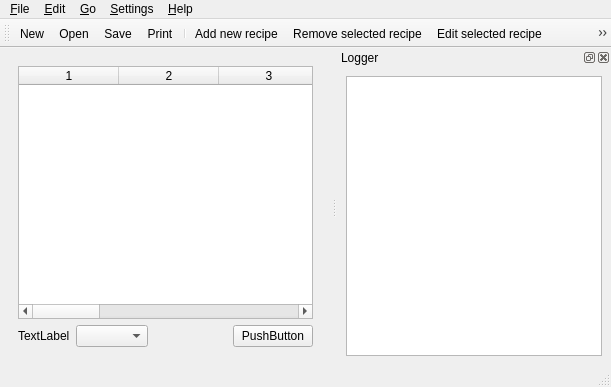
<?xml version="1.0" encoding="UTF-8"?>
<ui version="4.0">
 <class>MainWindow</class>
 <widget class="QMainWindow" name="MainWindow">
  <property name="geometry">
   <rect>
    <x>0</x>
    <y>0</y>
    <width>611</width>
    <height>387</height>
   </rect>
  </property>
  <property name="windowTitle">
   <string>MainWindow</string>
  </property>
  <widget class="QWidget" name="centralwidget">
   <layout class="QGridLayout" name="gridLayout_2">
    <item row="0" column="0">
     <widget class="QStackedWidget" name="stackedWidget_main">
      <property name="currentIndex">
       <number>1</number>
      </property>
      <widget class="QWidget" name="page_week">
       <layout class="QHBoxLayout" name="horizontalLayout">
        <item>
         <widget class="QTableWidget" name="tableWidget_week">
          <property name="verticalScrollBarPolicy">
           <enum>Qt::ScrollBarAlwaysOff</enum>
          </property>
          <property name="horizontalScrollBarPolicy">
           <enum>Qt::ScrollBarAsNeeded</enum>
          </property>
          <property name="autoScroll">
           <bool>false</bool>
          </property>
          <property name="editTriggers">
           <set>QAbstractItemView::NoEditTriggers</set>
          </property>
          <property name="dragDropOverwriteMode">
           <bool>false</bool>
          </property>
          <property name="alternatingRowColors">
           <bool>true</bool>
          </property>
          <property name="selectionMode">
           <enum>QAbstractItemView::SingleSelection</enum>
          </property>
          <property name="selectionBehavior">
           <enum>QAbstractItemView::SelectRows</enum>
          </property>
          <property name="cornerButtonEnabled">
           <bool>false</bool>
          </property>
          <property name="rowCount">
           <number>7</number>
          </property>
          <property name="columnCount">
           <number>8</number>
          </property>
          <attribute name="horizontalHeaderCascadingSectionResizes">
           <bool>true</bool>
          </attribute>
          <attribute name="horizontalHeaderStretchLastSection">
           <bool>false</bool>
          </attribute>
          <attribute name="verticalHeaderStretchLastSection">
           <bool>false</bool>
          </attribute>
          <row/>
          <row/>
          <row/>
          <row/>
          <row/>
          <row/>
          <row/>
          <column/>
          <column/>
          <column/>
          <column/>
          <column/>
          <column/>
          <column/>
          <column/>
         </widget>
        </item>
       </layout>
      </widget>
      <widget class="QWidget" name="page_view">
       <layout class="QHBoxLayout" name="horizontalLayout_3">
        <item>
         <layout class="QGridLayout" name="gridLayout_3">
          <item row="0" column="0">
           <widget class="QTableWidget" name="tableWidget_view">
            <property name="verticalScrollBarPolicy">
             <enum>Qt::ScrollBarAsNeeded</enum>
            </property>
            <property name="horizontalScrollBarPolicy">
             <enum>Qt::ScrollBarAsNeeded</enum>
            </property>
            <property name="autoScroll">
             <bool>false</bool>
            </property>
            <property name="editTriggers">
             <set>QAbstractItemView::NoEditTriggers</set>
            </property>
            <property name="dragDropOverwriteMode">
             <bool>false</bool>
            </property>
            <property name="alternatingRowColors">
             <bool>true</bool>
            </property>
            <property name="selectionMode">
             <enum>QAbstractItemView::SingleSelection</enum>
            </property>
            <property name="selectionBehavior">
             <enum>QAbstractItemView::SelectRows</enum>
            </property>
            <property name="sortingEnabled">
             <bool>true</bool>
            </property>
            <property name="cornerButtonEnabled">
             <bool>false</bool>
            </property>
            <property name="rowCount">
             <number>0</number>
            </property>
            <property name="columnCount">
             <number>8</number>
            </property>
            <attribute name="horizontalHeaderCascadingSectionResizes">
             <bool>true</bool>
            </attribute>
            <attribute name="horizontalHeaderStretchLastSection">
             <bool>false</bool>
            </attribute>
            <attribute name="verticalHeaderStretchLastSection">
             <bool>false</bool>
            </attribute>
            <column/>
            <column/>
            <column/>
            <column/>
            <column/>
            <column/>
            <column/>
            <column/>
           </widget>
          </item>
          <item row="1" column="0">
           <layout class="QHBoxLayout" name="horizontalLayout_2">
            <item>
             <widget class="QLabel" name="label_filter">
              <property name="text">
               <string>TextLabel</string>
              </property>
             </widget>
            </item>
            <item>
             <widget class="QComboBox" name="comboBox_filter"/>
            </item>
            <item>
             <spacer name="horizontalSpacer">
              <property name="orientation">
               <enum>Qt::Horizontal</enum>
              </property>
              <property name="sizeHint" stdset="0">
               <size>
                <width>40</width>
                <height>20</height>
               </size>
              </property>
             </spacer>
            </item>
            <item>
             <widget class="QPushButton" name="pushButton_select">
              <property name="text">
               <string>PushButton</string>
              </property>
              <property name="icon">
               <iconset theme="dialog-ok-apply"/>
              </property>
             </widget>
            </item>
           </layout>
          </item>
         </layout>
        </item>
       </layout>
      </widget>
     </widget>
    </item>
   </layout>
  </widget>
  <widget class="QMenuBar" name="menubar">
   <property name="geometry">
    <rect>
     <x>0</x>
     <y>0</y>
     <width>611</width>
     <height>21</height>
    </rect>
   </property>
   <widget class="QMenu" name="menu_File">
    <property name="title">
     <string>&amp;File</string>
    </property>
    <addaction name="action_New"/>
    <addaction name="action_Open"/>
    <addaction name="action_Save"/>
    <addaction name="action_SaveAs"/>
    <addaction name="separator"/>
    <addaction name="action_Import"/>
    <addaction name="action_Export"/>
    <addaction name="action_Print"/>
    <addaction name="separator"/>
    <addaction name="action_Quit"/>
   </widget>
   <widget class="QMenu" name="menu_Help">
    <property name="title">
     <string>&amp;Help</string>
    </property>
    <addaction name="action_About"/>
   </widget>
   <widget class="QMenu" name="menu_Settings">
    <property name="title">
     <string>&amp;Settings</string>
    </property>
    <addaction name="action_Settings"/>
   </widget>
   <widget class="QMenu" name="menu_Edit">
    <property name="title">
     <string>&amp;Edit</string>
    </property>
    <addaction name="action_Add"/>
    <addaction name="action_Remove"/>
    <addaction name="action_Edit"/>
    <addaction name="action_Replace"/>
   </widget>
   <widget class="QMenu" name="menu_Go">
    <property name="title">
     <string>&amp;Go</string>
    </property>
    <addaction name="action_Previous_week"/>
    <addaction name="action_Next_week"/>
    <addaction name="action_This_week"/>
    <addaction name="action_View"/>
   </widget>
   <addaction name="menu_File"/>
   <addaction name="menu_Edit"/>
   <addaction name="menu_Go"/>
   <addaction name="menu_Settings"/>
   <addaction name="menu_Help"/>
  </widget>
  <widget class="QStatusBar" name="statusbar"/>
  <widget class="QToolBar" name="toolBar">
   <property name="windowTitle">
    <string>toolBar</string>
   </property>
   <attribute name="toolBarArea">
    <enum>TopToolBarArea</enum>
   </attribute>
   <attribute name="toolBarBreak">
    <bool>false</bool>
   </attribute>
   <addaction name="action_New"/>
   <addaction name="action_Open"/>
   <addaction name="action_Save"/>
   <addaction name="action_Print"/>
   <addaction name="separator"/>
   <addaction name="action_Add"/>
   <addaction name="action_Remove"/>
   <addaction name="action_Edit"/>
   <addaction name="action_Replace"/>
   <addaction name="separator"/>
   <addaction name="action_Previous_week"/>
   <addaction name="action_Next_week"/>
   <addaction name="action_This_week"/>
   <addaction name="action_View"/>
   <addaction name="separator"/>
   <addaction name="action_Settings"/>
  </widget>
  <widget class="QDockWidget" name="dockWidget">
   <property name="allowedAreas">
    <set>Qt::LeftDockWidgetArea|Qt::RightDockWidgetArea</set>
   </property>
   <property name="windowTitle">
    <string>Logger</string>
   </property>
   <attribute name="dockWidgetArea">
    <number>2</number>
   </attribute>
   <widget class="QWidget" name="dockWidgetContents">
    <layout class="QGridLayout" name="gridLayout">
     <item row="0" column="0">
      <widget class="QListWidget" name="listWidget_log"/>
     </item>
    </layout>
   </widget>
  </widget>
  <action name="action_Open">
   <property name="icon">
    <iconset theme="document-open">
     <normaloff/>
    </iconset>
   </property>
   <property name="text">
    <string>&amp;Open ...</string>
   </property>
  </action>
  <action name="action_Save">
   <property name="icon">
    <iconset theme="document-save">
     <normaloff/>
    </iconset>
   </property>
   <property name="text">
    <string>&amp;Save</string>
   </property>
  </action>
  <action name="action_SaveAs">
   <property name="icon">
    <iconset theme="document-save-as">
     <normaloff/>
    </iconset>
   </property>
   <property name="text">
    <string>Save &amp;as ...</string>
   </property>
  </action>
  <action name="action_Quit">
   <property name="icon">
    <iconset theme="application-exit">
     <normaloff/>
    </iconset>
   </property>
   <property name="text">
    <string>&amp;Quit</string>
   </property>
  </action>
  <action name="action_About">
   <property name="icon">
    <iconset theme="system-help">
     <normaloff/>
    </iconset>
   </property>
   <property name="text">
    <string>&amp;About</string>
   </property>
  </action>
  <action name="action_Settings">
   <property name="icon">
    <iconset theme="preferences-system">
     <normaloff/>
    </iconset>
   </property>
   <property name="text">
    <string>&amp;Settings ...</string>
   </property>
  </action>
  <action name="action_Print">
   <property name="icon">
    <iconset theme="document-print">
     <normaloff/>
    </iconset>
   </property>
   <property name="text">
    <string>&amp;Print</string>
   </property>
  </action>
  <action name="action_Edit">
   <property name="icon">
    <iconset theme="document-properties">
     <normaloff/>
    </iconset>
   </property>
   <property name="text">
    <string>&amp;Edit selected recipe</string>
   </property>
   <property name="toolTip">
    <string>Edit selected recipe</string>
   </property>
  </action>
  <action name="action_This_week">
   <property name="icon">
    <iconset theme="x-office-calendar">
     <normaloff/>
    </iconset>
   </property>
   <property name="text">
    <string>&amp;This week</string>
   </property>
  </action>
  <action name="action_Previous_week">
   <property name="icon">
    <iconset theme="go-previous">
     <normaloff/>
    </iconset>
   </property>
   <property name="text">
    <string>&amp;Previous week</string>
   </property>
  </action>
  <action name="action_Next_week">
   <property name="icon">
    <iconset theme="go-next">
     <normaloff/>
    </iconset>
   </property>
   <property name="text">
    <string>&amp;Next week</string>
   </property>
  </action>
  <action name="action_Import">
   <property name="text">
    <string>I&amp;mport ...</string>
   </property>
  </action>
  <action name="action_Export">
   <property name="text">
    <string>E&amp;xport ...</string>
   </property>
  </action>
  <action name="action_New">
   <property name="icon">
    <iconset theme="document-new">
     <normaloff/>
    </iconset>
   </property>
   <property name="text">
    <string>New</string>
   </property>
  </action>
  <action name="action_Replace">
   <property name="icon">
    <iconset theme="view-refresh">
     <normaloff/>
    </iconset>
   </property>
   <property name="text">
    <string>Replace &amp;selected item</string>
   </property>
   <property name="toolTip">
    <string>Replace selected item</string>
   </property>
  </action>
  <action name="action_Add">
   <property name="icon">
    <iconset theme="list-add">
     <normaloff/>
    </iconset>
   </property>
   <property name="text">
    <string>&amp;Add new recipe ...</string>
   </property>
   <property name="toolTip">
    <string>Add new recipe</string>
   </property>
  </action>
  <action name="action_View">
   <property name="icon">
    <iconset theme="text-x-generic">
     <normaloff/>
    </iconset>
   </property>
   <property name="text">
    <string>&amp;View recipe list</string>
   </property>
   <property name="toolTip">
    <string>View recipe list</string>
   </property>
  </action>
  <action name="action_Remove">
   <property name="icon">
    <iconset theme="list-remove">
     <normaloff/>
    </iconset>
   </property>
   <property name="text">
    <string>&amp;Remove selected recipe ...</string>
   </property>
  </action>
 </widget>
 <resources/>
 <connections/>
</ui>
